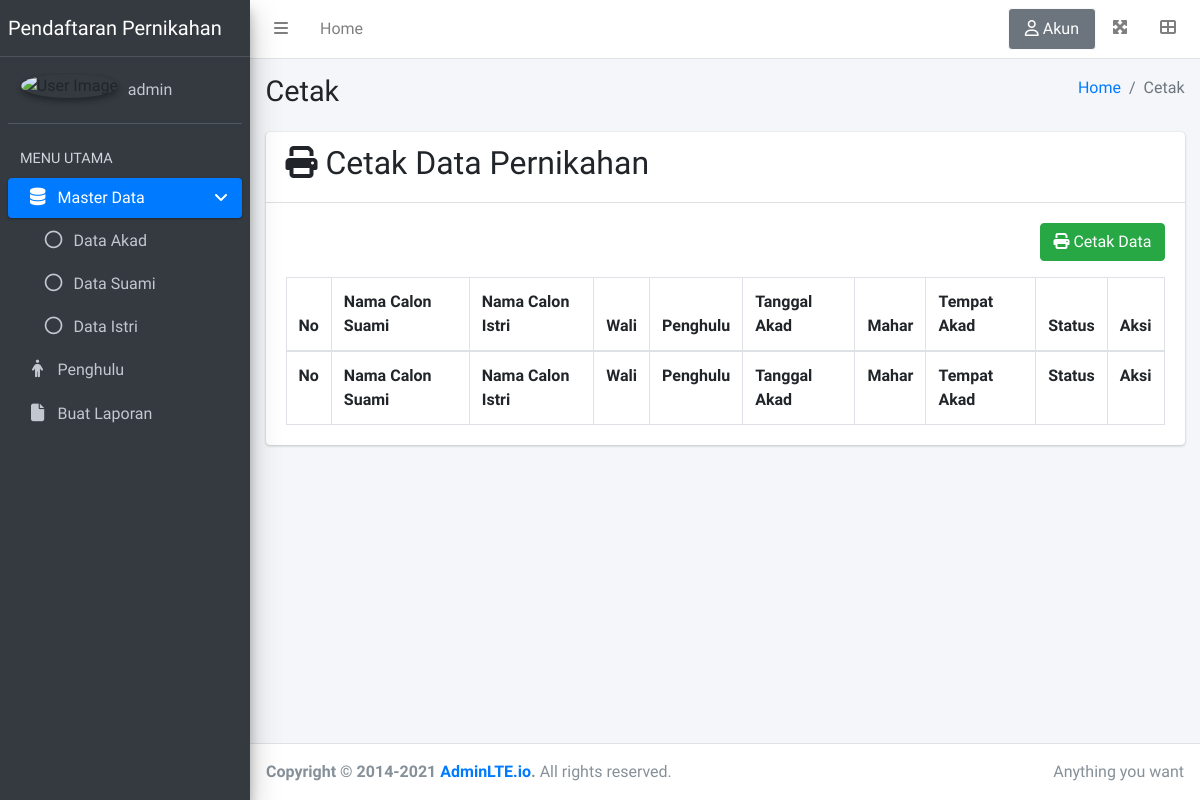
The page /akad/cetak/ (signed in) on the database as committed earlier.
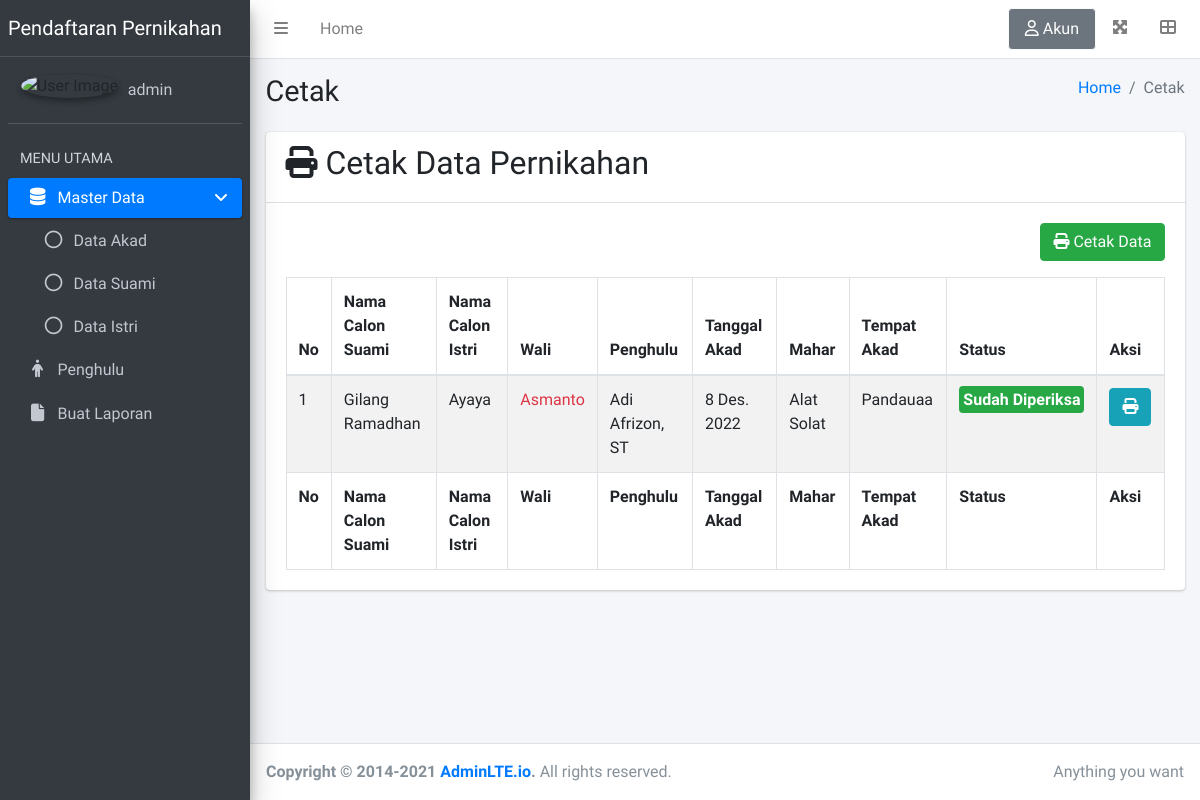
The same page on the database as committed later.
### base/models.py (models this page shows, shortened)
class Akad(models.Model):
    user = models.ForeignKey(User, on_delete=models.CASCADE, blank=True, null=True)
    penghulu = models.ForeignKey(Penghulu, on_delete=models.RESTRICT)
    suami = models.ForeignKey(Suami, on_delete=models.CASCADE)
    istri = models.ForeignKey(Istri, on_delete=models.CASCADE)
    waktuAkad = models.DateField()
    jamAkad = models.TimeField()
    mahar = models.CharField(max_length=100)
    lokasi = models.CharField(max_length=100)
    diperiksa = models.BooleanField(default= False)
    created = models.DateTimeField(auto_now_add=True, null = True)
    updated = models.DateTimeField(auto_now = True)
    class Meta:
        ordering = ["-created"]

class Suami(models.Model):
    namaSuami = models.CharField(max_length=100)
    nomorKtpSuami = models.CharField(max_length=16)
    tempatLahirSuami = models.CharField(max_length=50)
    tanggalLahirSuami = models.DateField()
    alamatSuami = models.CharField(max_length=255)
    pekerjaanSuami = models.CharField(max_length=50)
    statusSuami = models.CharField(max_length=1, choices=STATUS_LAKI, default=1)
    fotoSuami = models.ImageField(upload_to='foto/laki', null=True, blank=True)
    created = models.DateTimeField(auto_now_add=True, null = True)
    updated = models.DateTimeField(auto_now = True)
    def __str__(self):
        return self.namaSuami

class Istri(models.Model):
    namaIstri = models.CharField(max_length=100)
    nomorKtpIstri = models.CharField(max_length=16)
    tempatLahirIstri = models.CharField(max_length=50)
    tanggalLahirIstri = models.DateField()
    alamatIstri = models.CharField(max_length=255)
    pekerjaanIstri = models.CharField(max_length=50)
    statusIstri = models.CharField(max_length=1, choices=STATUS_PEREMPUAN, default=1)
    fotoIstri = models.ImageField(upload_to='foto/perempuan', null=True, blank=True)
    created = models.DateTimeField(auto_now_add=True, null = True)
    updated = models.DateTimeField(auto_now = True)
    def __str__(self):
        return self.namaIstri

class Wali(models.Model):
    akad = models.ForeignKey(Akad, on_delete=models.CASCADE)
    pihak = models.CharField(max_length=1, choices = PIHAK_WALI)
    hubungan = models.CharField(max_length=1, choices=HUBUNGAN)
    nama = models.CharField(max_length=100)
    no_ktp = models.CharField(max_length=16)
    tempatLahir = models.CharField(max_length=50)
    tanggalLahir = models.DateField()
    agama = models.CharField(max_length=20)
    pekerjaan = models.CharField(max_length=50)
    meninggal = models.BooleanField(default=False)

class Penghulu(models.Model):
    nama = models.CharField(max_length=100)
    def __str__(self):
        return self.nama

### base/views.py (the view)
# urls.py: path("akad/cetak/", views.cetak_data, name="cetak-akad"),
@login_required(login_url='login')
def cetak_data(request, akad=None):
    if request.user.is_superuser == False:
        return redirect('index')
    page = "Cetak"
    html = 'cetak.html'
    now = date.today().strftime('%d %B %Y')
    print(now)
    dateMsg = f"Pekanbaru, {now}"
    if 'aksi' in request.GET:
        if request.GET['aksi'].lower() == 'cetak':
            print(request.GET['aksi'])
            html = 'cetak_data.html'
    if akad != None:
        akad = Akad.objects.get(id=akad)
        pageName = 'single'
    else:
        akad = Akad.objects.filter(diperiksa=True)
        pageName = 'all'
    return render(request, f'base/{html}', context={'akad': akad, 'pageName': pageName, 'page':page, 'dateMsg': dateMsg})

### base/templates/base/cetak.html (shortened to what this page needs)
{% extends 'base.html' %}
{% load static %}
{% block content %}
<div class="row">
    <div class="col-12">
        <div class="card">
            <div class="card-header">
              <h2 class=""><i class="fa-solid fa-print"></i> Cetak Data Pernikahan</h2>
            </div>
            <div class="card-body">
                <div class="d-flex align-content-end justify-content-end">
                    <a target="_blank" href="{% url 'cetak-akad' %}?aksi=cetak"><button class="align-self-end btn btn-success mb-3"><i class="fa-solid fa-print"></i> Cetak Data</button></a>
                  </div>
                <table id="example1" class="table table-bordered table-striped">
                    <thead>
                    <tr>
                      <th>No</th>
                      <th>Nama Calon Suami</th>
                      <th>Nama Calon Istri</th>
                      <th>Wali</th>
                      <th>Penghulu</th>
                      <th>Tanggal Akad</th>
                      <th>Mahar</th>
                      <th>Tempat Akad</th>
                      <th>Status</th>
                      <th>Aksi</th>
                    </tr>
                    </thead>
                    <tbody>
                        {% for akad in akad %}
                        <tr>
                            <td>{{forloop.counter}}</td>
                            <td>{{akad.suami}}</td>
                            <td>{{akad.istri}}</td>
                            <td>
                                {% for wali in akad.wali_set.all %}
                                {% if wali.meninggal %}
                                    <span class="text-danger">{{wali.nama}}</span>
                                {% else %}
                                    {{wali.nama}}
                                {% endif %}
                                <br>
                                {% endfor %}
                            </td>
                            <td>{{akad.penghulu}}</td>
                            <td>{{akad.waktuAkad}}</td>
                            <td>{{akad.mahar}}</td>
                            <td>{{akad.lokasi}}</td>
                            <td nowrap>
                                {% if akad.diperiksa %}
                                <b class="p-1 bg-success rounded">Sudah Diperiksa</b>
                                {% else %}
                                <b class="p-1 bg-warning rounded">Belum Diperiksa</b>
                                {% endif %}
                            </td>
                            <td>
                                    <a target="_blank" href="{% url 'cetak-detail' akad.id %}?aksi=cetak"><button class="btn btn-info"><i class="fa-solid fa-print"></i></i></button></a>
                            </td>
                        </tr>
                        {% endfor %}
                    </tbody>
                    <tfoot>
                    <tr>
                        <th>No</th>
                        <th>Nama Calon Suami</th>
                        <th>Nama Calon Istri</th>
                        <th>Wali</th>
                        <th>Penghulu</th>
                        <th>Tanggal Akad</th>
                        <th>Mahar</th>
                        <th>Tempat Akad</th>
                        <th>Status</th>
                        <th>Aksi</th>
                    </tr>
                    </tfoot>
                  </table>
            </div>
        </div>
    </div>
  </div>
{% endblock content %}

### templates/base.html (shortened to what the changed rows need)
{% load static %}
<!DOCTYPE html>
<html lang="en">
<head>
  <link rel="stylesheet" href="{% static 'plugins/datatables-bs4/css/dataTables.bootstrap4.min.css' %}">
  <link rel="stylesheet" href="{% static 'plugins/datatables-responsive/css/responsive.bootstrap4.min.css' %}">
    <link rel="stylesheet" href="{% static 'plugins/datatables-buttons/css/buttons.bootstrap4.min.css' %}">
  <link rel="stylesheet" href="{% static 'dist/css/adminlte.min.css' %}">
</head>
<body class="hold-transition sidebar-mini">
<div class="wrapper">
  <aside class="main-sidebar sidebar-dark-primary elevation-4">
    <a href="{% url 'index' %}" class="brand-link">
      <span class="brand-text font-weight-light">Pendaftaran Pernikahan</span>
    </a>
  </aside>
  <div class="content-wrapper">
    <div class="content-header">
      <div class="container-fluid">
        <div class="row mb-2">
          <div class="col-sm-6">
            <h1 class="m-0">{{page}}</h1>
          </div>
        </div>
      </div>
    </div>
    <div class="content">
      <div class="container-fluid">
        {% block content %}
        {% endblock content %}
      </div>
    </div>
  </div>
</div>
</body>
</html>

Rows that differ between the two databases and show on the page:
now on this page (row edited): Akad: suami "Gilang Ramadhan", istri "Ayaya", penghulu "Adi Afrizon, ST", waktuAkad "8 Des. 2022", mahar "Alat Solat", lokasi "Pandauaa", diperiksa "Sudah Diperiksa"
now on this page (row edited): Wali: nama "Asmanto"
